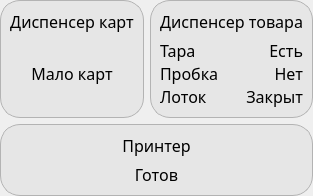
                             <widget class="QFrame" name="frame_74">
                              <property name="frameShape">
                               <enum>QFrame::NoFrame</enum>
                              </property>
                              <property name="frameShadow">
                               <enum>QFrame::Raised</enum>
                              </property>
                              <layout class="QGridLayout" name="gridLayout_2">
                               <property name="leftMargin">
                                <number>0</number>
                               </property>
                               <property name="topMargin">
                                <number>0</number>
                               </property>
                               <property name="rightMargin">
                                <number>0</number>
                               </property>
                               <property name="bottomMargin">
                                <number>0</number>
                               </property>
                               <item row="0" column="0">
                                <widget class="QFrame" name="frame_76">
                                 <property name="styleSheet">
                                  <string notr="true">QFrame#frame_76 {
color: rgb(0, 0, 0);
background-color:rgba(230,230,230, 255);
border-radius: 20px;
border: 1px solid #B3B3B3;
}</string>
                                 </property>
                                 <property name="frameShape">
                                  <enum>QFrame::StyledPanel</enum>
                                 </property>
                                 <property name="frameShadow">
                                  <enum>QFrame::Raised</enum>
                                 </property>
                                 <layout class="QVBoxLayout" name="verticalLayout_49">
                                  <item alignment="Qt::AlignTop">
                                   <widget class="QLabel" name="label_20">
                                    <property name="font">
                                     <font>
                                      <family>Rubik</family>
                                      <pointsize>12</pointsize>
                                     </font>
                                    </property>
                                    <property name="text">
                                     <string>Диспенсер карт</string>
                                    </property>
                                    <property name="alignment">
                                     <set>Qt::AlignCenter</set>
                                    </property>
                                   </widget>
                                  </item>
                                  <item>
                                   <widget class="QLabel" name="label_21">
                                    <property name="sizePolicy">
                                     <sizepolicy hsizetype="Preferred" vsizetype="Expanding">
                                      <horstretch>0</horstretch>
                                      <verstretch>0</verstretch>
                                     </sizepolicy>
                                    </property>
                                    <property name="font">
                                     <font>
                                      <family>Rubik Light</family>
                                      <pointsize>12</pointsize>
                                     </font>
                                    </property>
                                    <property name="text">
                                     <string>Мало карт</string>
                                    </property>
                                    <property name="alignment">
                                     <set>Qt::AlignCenter</set>
                                    </property>
                                   </widget>
                                  </item>
                                 </layout>
                                </widget>
                               </item>
                               <item row="0" column="1">
                                <widget class="QFrame" name="frame_77">
                                 <property name="styleSheet">
                                  <string notr="true">QFrame#frame_77 {
color: rgb(0, 0, 0);
background-color:rgba(230,230,230, 255);
border-radius: 20px;
border: 1px solid #B3B3B3;
}</string>
                                 </property>
                                 <property name="frameShape">
                                  <enum>QFrame::StyledPanel</enum>
                                 </property>
                                 <property name="frameShadow">
                                  <enum>QFrame::Raised</enum>
                                 </property>
                                 <layout class="QVBoxLayout" name="verticalLayout_51">
                                  <item alignment="Qt::AlignTop">
                                   <widget class="QLabel" name="label_40">
                                    <property name="font">
                                     <font>
                                      <family>Rubik</family>
                                      <pointsize>12</pointsize>
                                     </font>
                                    </property>
                                    <property name="text">
                                     <string>Диспенсер товара</string>
                                    </property>
                                    <property name="alignment">
                                     <set>Qt::AlignCenter</set>
                                    </property>
                                   </widget>
                                  </item>
                                  <item>
                                   <widget class="QFrame" name="frame_71">
                                    <property name="sizePolicy">
                                     <sizepolicy hsizetype="Preferred" vsizetype="Expanding">
                                      <horstretch>0</horstretch>
                                      <verstretch>0</verstretch>
                                     </sizepolicy>
                                    </property>
                                    <property name="frameShape">
                                     <enum>QFrame::NoFrame</enum>
                                    </property>
                                    <property name="frameShadow">
                                     <enum>QFrame::Raised</enum>
                                    </property>
                                    <layout class="QGridLayout" name="gridLayout_3">
                                     <property name="leftMargin">
                                      <number>0</number>
                                     </property>
                                     <property name="topMargin">
                                      <number>0</number>
                                     </property>
                                     <property name="rightMargin">
                                      <number>0</number>
                                     </property>
                                     <property name="bottomMargin">
                                      <number>0</number>
                                     </property>
                                     <property name="spacing">
                                      <number>0</number>
                                     </property>
                                     <item row="0" column="0" rowspan="2">
                                      <widget class="QLabel" name="label_41">
                                       <property name="font">
                                        <font>
                                         <family>Rubik Light</family>
                                         <pointsize>12</pointsize>
                                        </font>
                                       </property>
                                       <property name="text">
                                        <string>Тара</string>
                                       </property>
                                      </widget>
                                     </item>
                                     <item row="1" column="1" rowspan="2">
                                      <widget class="QLabel" name="label_44">
                                       <property name="font">
                                        <font>
                                         <family>Rubik Light</family>
                                         <pointsize>12</pointsize>
                                        </font>
                                       </property>
                                       <property name="text">
                                        <string>Нет</string>
                                       </property>
                                       <property name="alignment">
                                        <set>Qt::AlignRight|Qt::AlignTrailing|Qt::AlignVCenter</set>
                                       </property>
                                      </widget>
                                     </item>
                                     <item row="2" column="0">
                                      <widget class="QLabel" name="label_42">
                                       <property name="font">
                                        <font>
                                         <family>Rubik Light</family>
                                         <pointsize>12</pointsize>
                                        </font>
                                       </property>
                                       <property name="text">
                                        <string>Пробка</string>
                                       </property>
                                      </widget>
                                     </item>
                                     <item row="0" column="1">
                                      <widget class="QLabel" name="label_46">
                                       <property name="font">
                                        <font>
                                         <family>Rubik Light</family>
                                         <pointsize>12</pointsize>
                                        </font>
                                       </property>
                                       <property name="text">
                                        <string>Есть</string>
                                       </property>
                                       <property name="alignment">
                                        <set>Qt::AlignRight|Qt::AlignTrailing|Qt::AlignVCenter</set>
                                       </property>
                                      </widget>
                                     </item>
                                     <item row="3" column="1">
                                      <widget class="QLabel" name="label_45">
                                       <property name="font">
                                        <font>
                                         <family>Rubik Light</family>
                                         <pointsize>12</pointsize>
                                        </font>
                                       </property>
                                       <property name="text">
                                        <string>Закрыт</string>
                                       </property>
                                       <property name="alignment">
                                        <set>Qt::AlignRight|Qt::AlignTrailing|Qt::AlignVCenter</set>
                                       </property>
                                      </widget>
                                     </item>
                                     <item row="3" column="0">
                                      <widget class="QLabel" name="label_43">
                                       <property name="font">
                                        <font>
                                         <family>Rubik Light</family>
                                         <pointsize>12</pointsize>
                                        </font>
                                       </property>
                                       <property name="text">
                                        <string>Лоток</string>
                                       </property>
                                      </widget>
                                     </item>
                                    </layout>
                                   </widget>
                                  </item>
                                 </layout>
                                </widget>
                               </item>
                               <item row="1" column="0" colspan="2">
                                <widget class="QFrame" name="frame_78">
                                 <property name="styleSheet">
                                  <string notr="true">QFrame#frame_78 {
color: rgb(0, 0, 0);
background-color:rgba(230,230,230, 255);
border-radius: 20px;
border: 1px solid #B3B3B3;
}</string>
                                 </property>
                                 <property name="frameShape">
                                  <enum>QFrame::StyledPanel</enum>
                                 </property>
                                 <property name="frameShadow">
                                  <enum>QFrame::Raised</enum>
                                 </property>
                                 <layout class="QVBoxLayout" name="verticalLayout_50">
                                  <item alignment="Qt::AlignTop">
                                   <widget class="QLabel" name="label_22">
                                    <property name="font">
                                     <font>
                                      <family>Rubik</family>
                                      <pointsize>12</pointsize>
                                     </font>
                                    </property>
                                    <property name="text">
                                     <string>Принтер</string>
                                    </property>
                                    <property name="alignment">
                                     <set>Qt::AlignCenter</set>
                                    </property>
                                   </widget>
                                  </item>
                                  <item>
                                   <widget class="QLabel" name="label_23">
                                    <property name="sizePolicy">
                                     <sizepolicy hsizetype="Preferred" vsizetype="Expanding">
                                      <horstretch>0</horstretch>
                                      <verstretch>0</verstretch>
                                     </sizepolicy>
                                    </property>
                                    <property name="font">
                                     <font>
                                      <family>Rubik Light</family>
                                      <pointsize>12</pointsize>
                                     </font>
                                    </property>
                                    <property name="text">
                                     <string>Готов</string>
                                    </property>
                                    <property name="alignment">
                                     <set>Qt::AlignCenter</set>
                                    </property>
                                   </widget>
                                  </item>
                                 </layout>
                                </widget>
                               </item>
                              </layout>
                             </widget>
